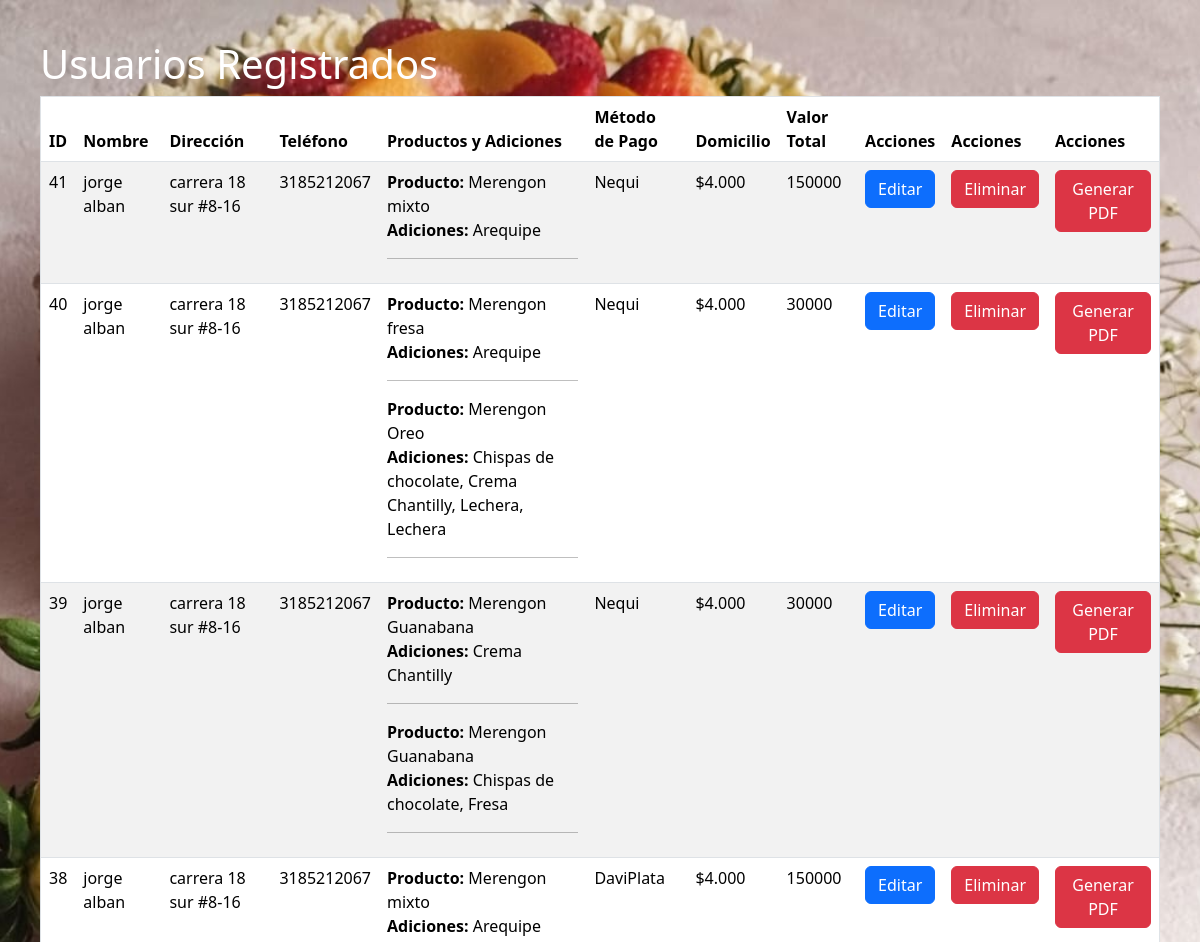
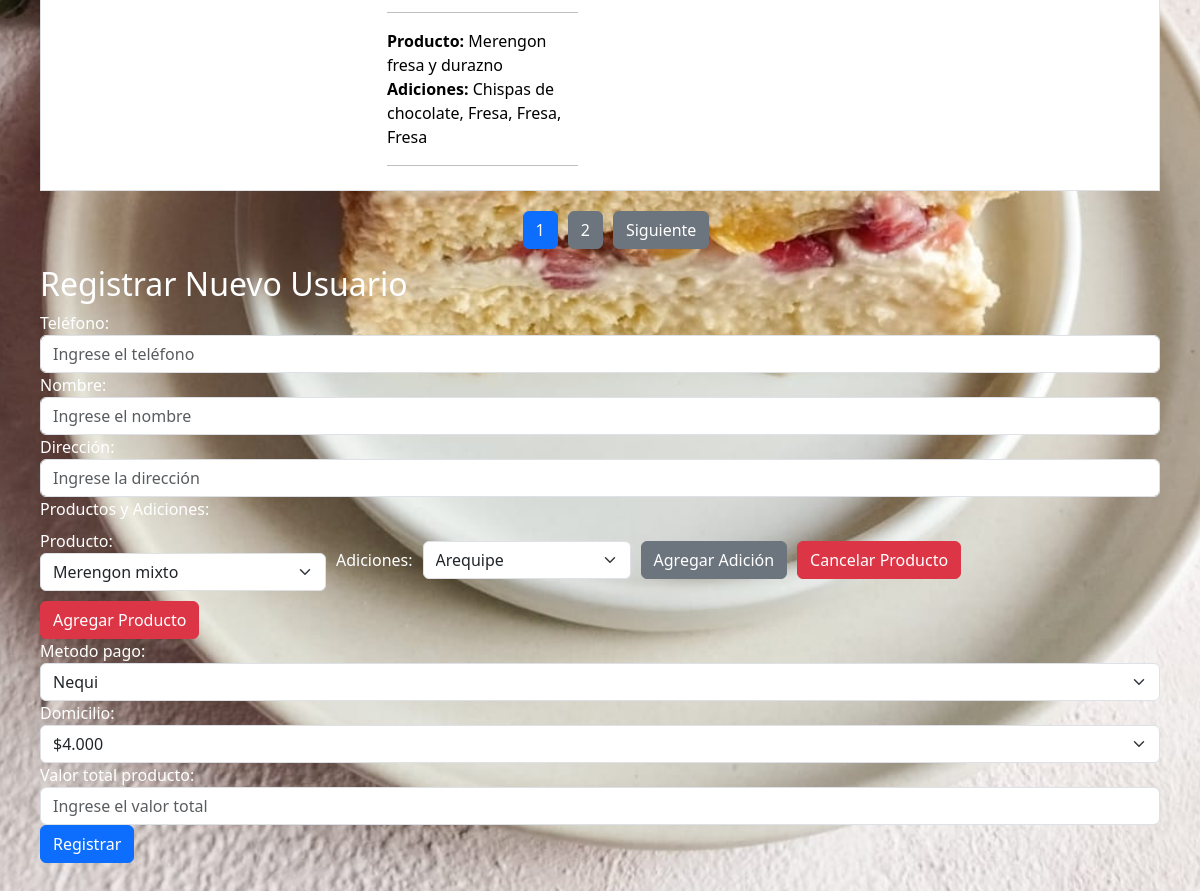
Screenshot of /chantillyphp/index.php with the database file from the repository (2 pictures, top to bottom).
### tables this page shows
CREATE TABLE `clientes` (
  `id` int(11) NOT NULL,
  `nombre` varchar(100) NOT NULL,
  `direccion` varchar(255) NOT NULL,
  `telefono` varchar(20) NOT NULL,
  `producto` varchar(100) NOT NULL,
  `metodopago` varchar(100) NOT NULL,
  `domicilio` varchar(100) NOT NULL,
  `valortotal` varchar(100) NOT NULL,
  `cambio` varchar(100) NOT NULL
);

CREATE TABLE `productos` (
  `id` int(11) NOT NULL,
  `usuario_id` int(11) NOT NULL,
  `nombre_producto` varchar(255) NOT NULL
);

### chantillyphp/index.php (the view, shortened to what this page needs)
<?php
include('conexion.php');
include('header.php');
$page = isset($_GET['page']) ? (int)$_GET['page'] : 1;
$usuariosPorPagina = 4;
$offset = ($page - 1) * $usuariosPorPagina;
$totalUsuariosQuery = "SELECT COUNT(*) AS total FROM clientes";
$totalUsuariosResult = $conexion->query($totalUsuariosQuery);
$totalUsuariosRow = $totalUsuariosResult->fetch_assoc();
$totalUsuarios = $totalUsuariosRow['total'];
$totalPaginas = ceil($totalUsuarios / $usuariosPorPagina);
$sql = "SELECT * FROM clientes ORDER BY id DESC LIMIT $usuariosPorPagina OFFSET $offset";
$result = $conexion->query($sql);
?>
<!DOCTYPE html>
<html lang="en">
<head>
    <link rel="stylesheet" href="style.css">
</head>
<body style="background-image: url('images/chantilly.jpg');
    background-position: center center;
    background-repeat: no-repeat;
    background-size: cover;
    background-attachment: fixed;
    padding:40px;">
<h1>Usuarios Registrados</h1>
<table border="1" class="table table-striped">
    <thead>
        <tr>
            <th>ID</th>
            <th>Nombre</th>
            <th>Dirección</th>
            <th>Teléfono</th>
            <th>Productos y Adiciones</th>
            <th>Método de Pago</th>
            <th>Domicilio</th>
            <th>Valor Total</th>
            <th>Acciones</th>
            <th>Acciones</th>
            <th>Acciones</th>
        </tr>
    </thead>
    <tbody>
        <?php while ($usuario = $result->fetch_assoc()): ?>
            <tr>
                <td><?= $usuario['id'] ?></td>
                <td><?= $usuario['nombre'] ?></td>
                <td><?= $usuario['direccion'] ?></td>
                <td><?= $usuario['telefono'] ?></td>
                <td>
                    <?php
                    $usuario_id = $usuario['id'];
                    $sql_productos = "SELECT * FROM productos WHERE usuario_id = $usuario_id";
                    $result_productos = $conexion->query($sql_productos);
                    while ($producto = $result_productos->fetch_assoc()) {
                        echo "<strong>Producto:</strong> " . $producto['nombre_producto'] . "<br>";
                        $producto_id = $producto['id'];
                        $sql_adiciones = "SELECT * FROM adiciones WHERE producto_id = $producto_id";
                        $result_adiciones = $conexion->query($sql_adiciones);
                        if ($result_adiciones->num_rows > 0) {
                            echo "<strong>Adiciones:</strong> ";
                            $adiciones = [];
                            while ($adicion = $result_adiciones->fetch_assoc()) {
                                $adiciones[] = $adicion['nombre_adicion'];
                            }
                            echo implode(", ", $adiciones) . "<br>";
                        } else {
                            echo "<strong>Adiciones:</strong> Ninguna<br>";
                        }
                        echo "<hr>";
                    }
                    ?>
                </td>
                <td><?= $usuario['metodopago'] ?></td>
                <td><?= $usuario['domicilio'] ?></td>
                <td><?= $usuario['valortotal'] ?></td>
                <td>
                    <a href="editar_usuario.php?id=<?= $usuario['id'] ?>" class="btn btn-primary">Editar</a>
                </td>
                <td>
                    <a href="eliminar_usuario.php?id=<?= $usuario['id'] ?>"
                       onclick="return confirm('¿Estás seguro de eliminar este usuario?');"
                       class="btn btn-danger">Eliminar</a>
                </td>
                <td>
                    <a href="generar_pdf.php?id=<?= $usuario['id'] ?>" target="_blank" class="btn btn-danger">Generar PDF</a>
                </td>
            </tr>
        <?php endwhile; ?>
    </tbody>
</table>
<div style="margin-top: 20px;">
    <ul style="list-style: none; display: flex; gap: 10px; justify-content: center;">
        <?php for ($i = 1; $i <= $totalPaginas; $i++): ?>
            <li>
                <a href="?page=<?= $i ?>" class="btn <?= $i == $page ? 'btn-primary' : 'btn-secondary' ?>">
                    <?= $i ?>
                </a>
            </li>
        <?php endfor; ?>
        <?php if ($page < $totalPaginas): ?>
            <li><a href="?page=<?= $page + 1 ?>" class="btn btn-secondary">Siguiente</a></li>
        <?php endif; ?>
    </ul>
</div>
<h2>Registrar Nuevo Usuario</h2>
<form action="insertar.php" method="POST">
    <div class="form-group">
        <label for="telefono">Teléfono:</label>
        <input type="text" class="form-control" id="telefono" name="telefono" placeholder="Ingrese el teléfono" required>
    </div>
    <div class="form-group">
        <label for="nombre">Nombre:</label>
        <input type="text" class="form-control" id="nombre" name="nombre" placeholder="Ingrese el nombre" required>
    </div>
    <div class="form-group">
        <label for="direccion">Dirección:</label>
        <input type="text" class="form-control" id="direccion" name="direccion" placeholder="Ingrese la dirección" required>
    </div>
    <div id="productos">
    <label for="productos" class="form-label">Productos y Adiciones:</label>
    <div class="producto" style="display: flex; gap: 10px; align-items: center; flex-wrap: wrap;">
        <div>
            <label>Producto:</label>
            <select class="form-select" name="productos[]" required>
                <option value="Merengon mixto">Merengon mixto</option>
            </select>
        </div>
        <div class="adiciones" style="display: flex; gap: 10px; align-items: center;">
            <label>Adiciones:</label>
            <select class="form-select" name="adiciones[0][]" required>
                <option value="Arequipe">Arequipe</option>
            </select>
        </div>
        <button type="button" class="btn btn-secondary" onclick="agregarAdicion(this)">Agregar Adición</button>
        <button type="button" class="btn btn-danger" onclick="eliminarProducto(this)">Cancelar Producto</button>
    </div>
</div>
<div style="display: flex; gap: 10px; margin-top: 10px;">
    <button type="button" class="btn btn-danger" onclick="agregarProducto()">Agregar Producto</button>
</div>
    <div class="form-group">
        <label for="metodopago">Metodo pago:</label>
        <select class="form-select" id="sel1" name="metodopago">
        <option>Nequi</option>
    </select>
    </div>
    <div class="form-group">
        <label for="direccion">Domicilio:</label>
        <select class="form-select" id="sel1" name="domicilio">
        <option>$4.000</option>
                </select>
    </div>
    <div class="form-group">
        <label for="direccion">Valor total producto:</label>
        <input type="text" class="form-control" id="domicilio" name="valortotal" placeholder="Ingrese el valor total " required>
    </div>
    <button type="submit" class="btn btn-primary">Registrar</button>
</form>
</body>
</html>

### chantillyphp/header.php (shortened to what this page needs)
<!DOCTYPE html>
<html lang="en">
<head>
    <link href="https://cdn.jsdelivr.net/npm/bootstrap@5.3.3/dist/css/bootstrap.min.css" rel="stylesheet">
    <link rel="stylesheet" href="css/Style.css">
</head>
<body>
</body>
</html>

### css/Style.css (style rules this page uses)
body { color:#ffffff; padding: 20px; }
.form-control { width: 200´px; }
.producto { display: flex; gap: 15px; align-items: center; margin-bottom: 10px; flex-wrap: wrap; }
.adiciones { display: flex; gap: 10px; align-items: center; }
select { width: 200px; }
button { height: fit-content; }

### rows the page displays
clientes: id "41", nombre "jorge alban", direccion "carrera 18 sur #8-16", telefono "3185212067", metodopago "Nequi", domicilio "$4.000", valortotal "150000"
productos: nombre_producto "Merengon mixto", adiciones "Arequipe"
clientes: id "40", nombre "jorge alban", direccion "carrera 18 sur #8-16", telefono "3185212067", metodopago "Nequi", domicilio "$4.000", valortotal "30000"
productos: nombre_producto "Merengon fresa", adiciones "Arequipe"
productos: nombre_producto "Merengon Oreo", adiciones "Chispas de chocolate, Crema Chantilly, Lechera, Lechera"
clientes: id "39", nombre "jorge alban", direccion "carrera 18 sur #8-16", telefono "3185212067", metodopago "Nequi", domicilio "$4.000", valortotal "30000"
productos: nombre_producto "Merengon Guanabana", adiciones "Crema Chantilly"
productos: nombre_producto "Merengon Guanabana", adiciones "Chispas de chocolate, Fresa"
clientes: id "38", nombre "jorge alban", direccion "carrera 18 sur #8-16", telefono "3185212067", metodopago "DaviPlata", domicilio "$4.000", valortotal "150000"
productos: nombre_producto "Merengon mixto", adiciones "Arequipe"
productos: nombre_producto "Merengon fresa y durazno", adiciones "Chispas de chocolate, Fresa, Fresa, Fresa"
